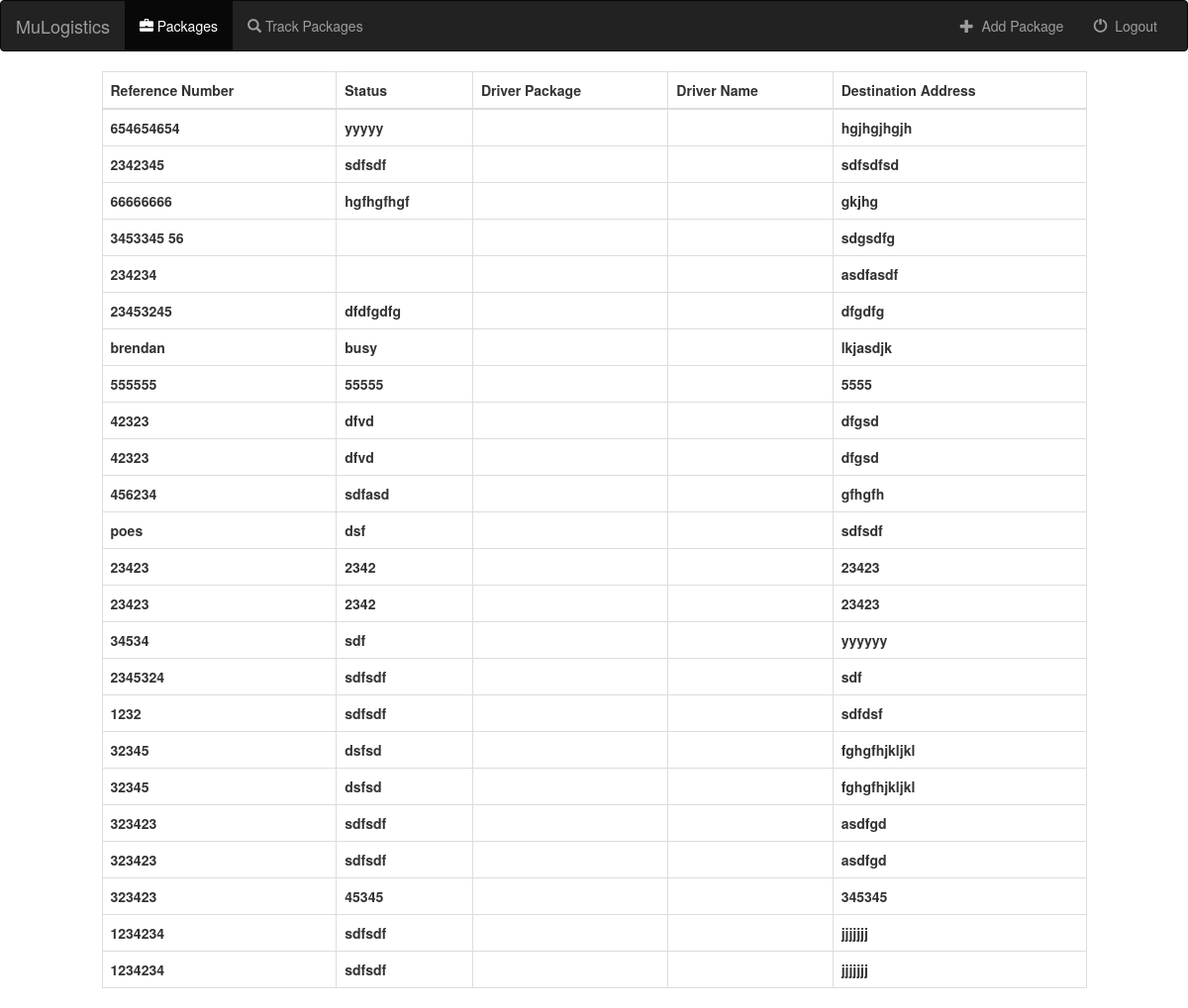
Before: /packages/ (signed in) with the older database file.
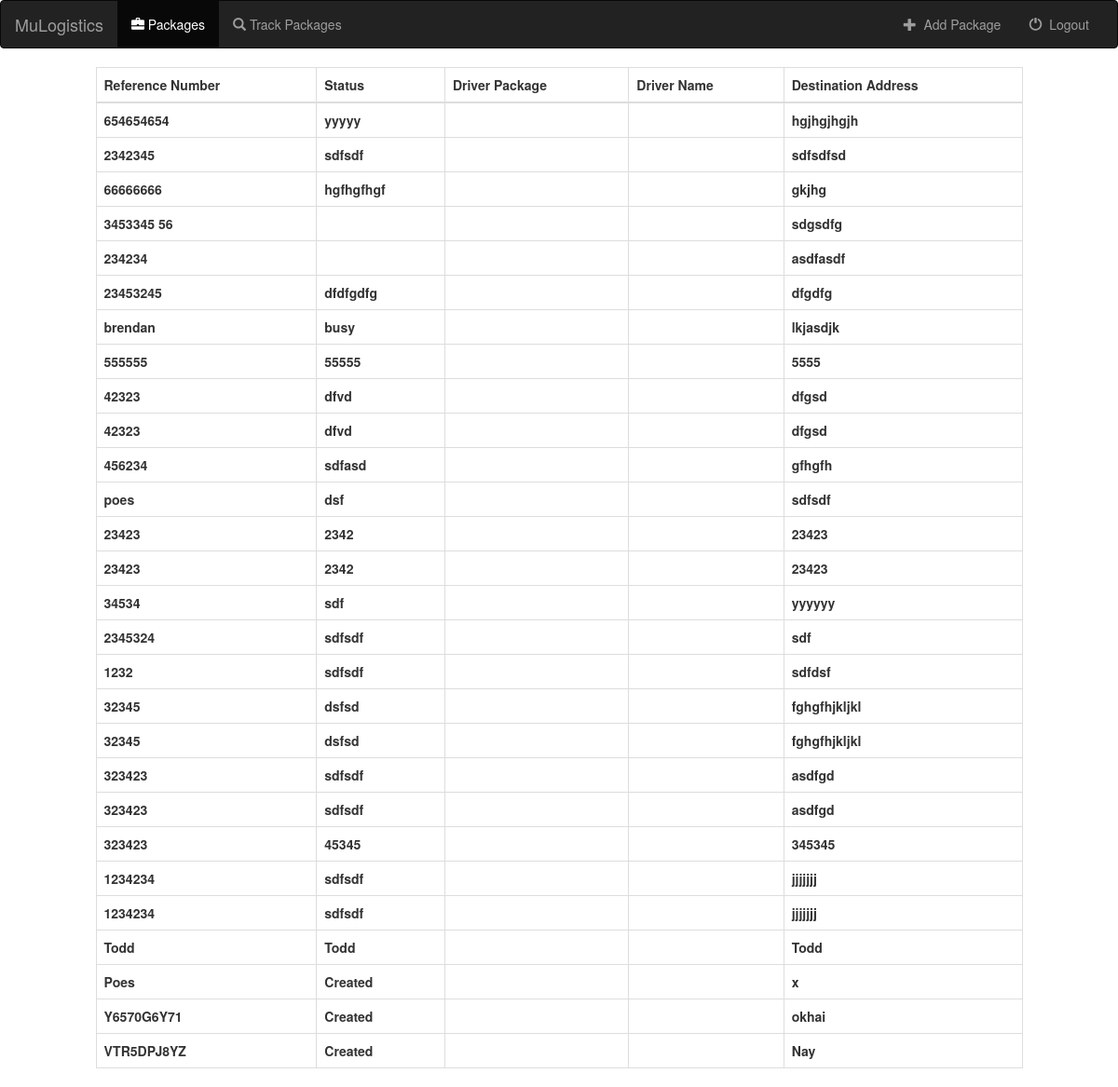
After: the same page with the newer database file.
### packages/models.py (models this page shows, shortened)
class Package(models.Model):
    user = models.ForeignKey(User, default=1)
    reference_number = models.CharField(max_length=10)
    status = models.CharField(max_length=50)
    volumetric_weight = models.DecimalField(max_digits=10, decimal_places=2)
    client_address = models.CharField(max_length=50)
    client_city = models.CharField(max_length=50)
    receiver_address = models.CharField(max_length=50)
    receiver_city = models.CharField(max_length=50)
    id_required = models.BooleanField(default=True)

### packages/views.py (the view)
def index(request):
    if not request.user.is_authenticated():
        return render(request, 'packages/login_user.html')
    else:
        packs = Package.objects.filter(user=request.user)
        query = request.GET.get("q")
        if query:
            packs = packs.filter(
                Q(reference_number__icontains=query) |
                Q(status__icontains=query)
            ).distinct()
            return render(request, 'packages/index.html', {
                'packages': packs,
            })
        else:
            return render(request, 'packages/index.html', {'packages': packs})

### packages/templates/packages/index.html (shortened to what this page needs)
{% extends "packages/base.html" %}
{% block navlist %}
 <ul class="nav navbar-nav ">
    <li class = "active ">
      <a href="{% url 'packages:index' %}">
        <span class="glyphicon glyphicon-briefcase" aria-hidden="true">
        </span>&nbsp;Packages
      </a>
    </li>
    <li>
      <a href="{% url 'packages:track_packages' %}">
        <span class="glyphicon glyphicon-search" aria-hidden="true">
        </span>&nbsp;Track Packages
      </a>
    </li>
  </ul>
  <ul class="nav navbar-nav navbar-right">
      <li>
          <a href="{% url 'packages:create_package' %}">
              <span class="glyphicon glyphicon-plus" aria-hidden="true">
              </span>&nbsp; Add Package
          </a>
      </li>
      <li>
          <a href="{% url 'packages:logout_user' %}">
              <span class="glyphicon glyphicon-off" aria-hidden="true"></span>&nbsp; Logout
          </a>
      </li>
  </ul>
{% endblock %}
  {% block content %}
    <div class="row">
        <div class="col-md-1"></div>
      <div class="col-md-10">
        <table id = "table" class = "table table-bordered">
          <thead>
            <tr>
              <th>Reference Number</th>
              <th>Status</th>
              <th>Driver Package</th>
              <th>Driver Name</th>
              <th>Destination Address</th>
            </tr>
          </thead>
          <tbody>
            {% for package in packages %}
              <tr>
                <th>{{package.reference_number}}</th>
                <th>{{package.status}}</th>
                <th>{{driver.package}}</th>
                <th>{{driver.name}}</th>
                <th>{{package.receiver_address}}</th>
              </tr>
            {% endfor %}
          </tbody>
        </table>
      </div>
    </div>
{% endblock %}

### packages/templates/packages/base.html (shortened to what this page needs)
<!DOCTYPE html>
<html lang="en">
  <head>
        {% load staticfiles %}
            <link rel="stylesheet" href="https://maxcdn.bootstrapcdn.com/bootstrap/3.3.6/css/bootstrap.min.css">
            <link rel="stylesheet" type="text/css" href="http://ajax.aspnetcdn.com/ajax/jquery.dataTables/1.9.4/css/jquery.dataTables.css">
  </head>
      <nav class="navbar navbar-inverse">
      <div class="container-fluid">
          <div class="navbar-header">
              <a class="navbar-brand" href="{% url 'packages:index' %}">MuLogistics</a>
          </div>
          <div class="collapse navbar-collapse" id="topNavBar">
            {% block navlist %}
            {% endblock %}
          </div>
      </div>
    </nav>
  <body>
    {% block content %}
    {% endblock %}
  </body>
    {% load staticfiles %}
        <link rel="stylesheet" type="text/css" href="http://ajax.aspnetcdn.com/ajax/jquery.dataTables/1.9.4/css/jquery.dataTables.css">
</html>

Changed rows visible on the page:
added Package: reference_number "Todd", status "Todd", receiver_address "Todd"
added Package: reference_number "Poes", status "Created", receiver_address "x"
added Package: reference_number "Y6570G6Y71", status "Created", receiver_address "okhai"
added Package: reference_number "VTR5DPJ8YZ", status "Created", receiver_address "Nay"
